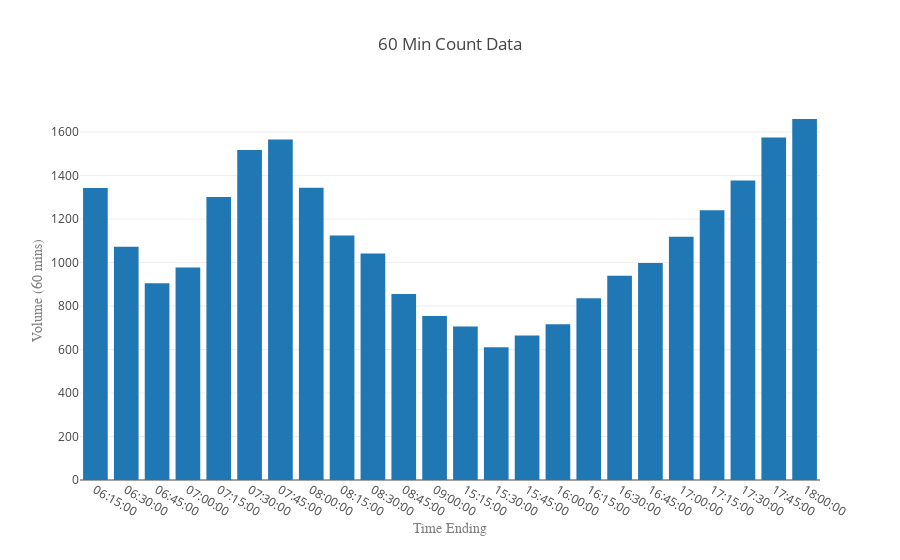

Notebook code cell kept with this figure:
### Code cell
df60f = reformat(counts).groupby(['end','vehicle class']).Count.sum().unstack()
plot_total('passenger car')

### Figure 1 — Plotly figure (JSON) as saved in the notebook; plotly's stock layout.template omitted (floating-point values rounded to 4 significant figures)
{"data": [{"type": "bar", "uid": "f41c9327-e04b-4e4c-8ec6-38be84b810c0", "x": ["06:15:00", "06:30:00", "06:45:00", "07:00:00", "07:15:00", "07:30:00", "07:45:00", "08:00:00", "08:15:00", "08:30:00", "08:45:00", "09:00:00", "15:15:00", "15:30:00", "15:45:00", "16:00:00", "16:15:00", "16:30:00", "16:45:00", "17:00:00", "17:15:00", "17:30:00", "17:45:00", "18:00:00"], "y": [1343, 1073, 905, 977, 1301, 1517, 1566, 1344, 1124, 1041, 855, 754, 706, 611, 664, 716, 836, 939, 998, 1118, 1240, 1377, 1575, 1660]}], "layout": {"title": {"text": "60 Min Count Data"}, "xaxis": {"title": {"font": {"color": "#7f7f7f", "family": "Courier New, monospace", "size": 14}, "text": "Time Ending"}}, "yaxis": {"title": {"font": {"color": "#7f7f7f", "family": "Courier New, monospace", "size": 14}, "text": "Volume (60 mins)"}}}}
